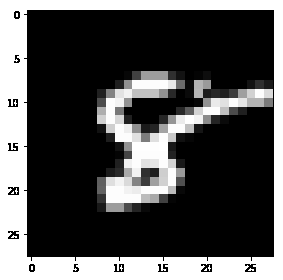
#> input picture Programs/image_8_original.png, 283 x 280 px
$ jupyter execute 10.ipynb
#> lines starting #> are read from the running program, lines starting #| are printed output that depends on the picture
[cell 1]
from skimage.io import imread, imshow
import numpy as np
import matplotlib.pyplot as plt

[cell 2]
image = imread('image_8_original.png',as_gray = True)
#> image is the input picture: shape (280, 283) float64; min 0, max 1, mean 0.323
imshow(image)
plt.show()

[cell 3]
image = imread('puppy.jpg', as_gray = True)
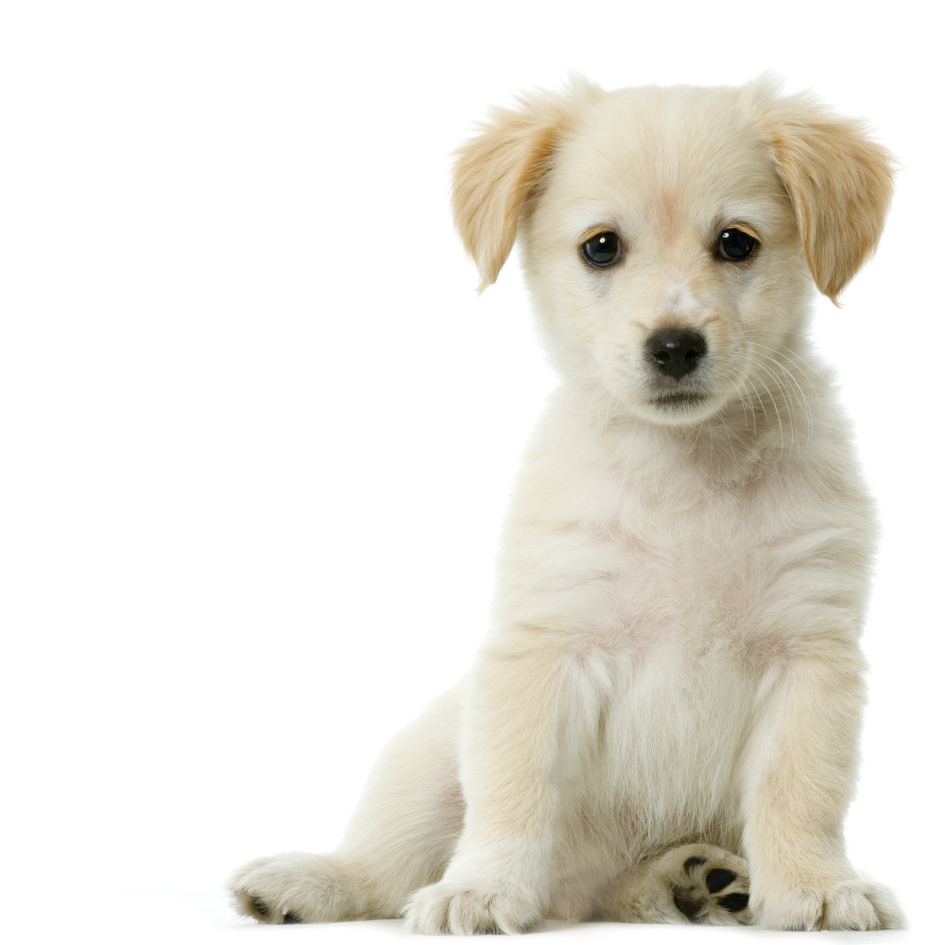
#> input picture Programs/puppy.jpg, 2835 x 2835 px (shown at 1/3 size)
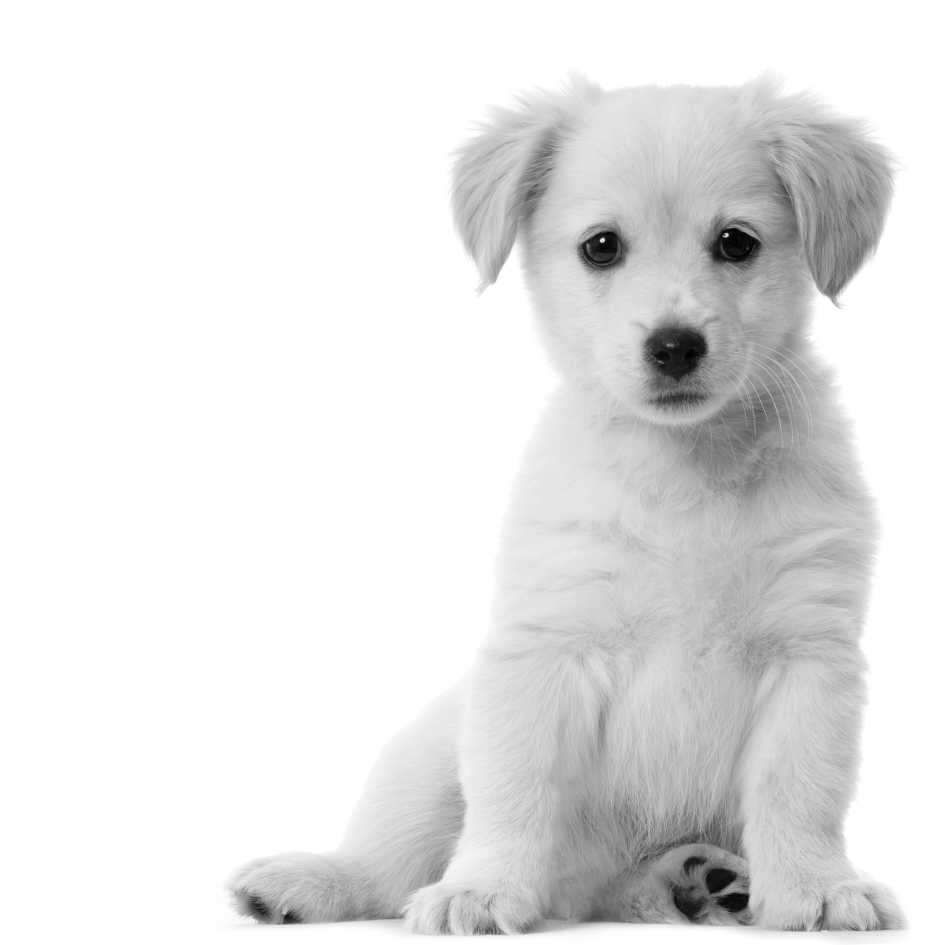
#> image: shape (2835, 2835) float64 (shown at 1/3 size); min 0.00561, max 1, mean 0.897
imshow(image)
plt.show()

[cell 4]
features = np.reshape(image, (2835 * 2835))
print(features.shape)
#| (8037225,)
print(features)
#> (printed output is left out)
